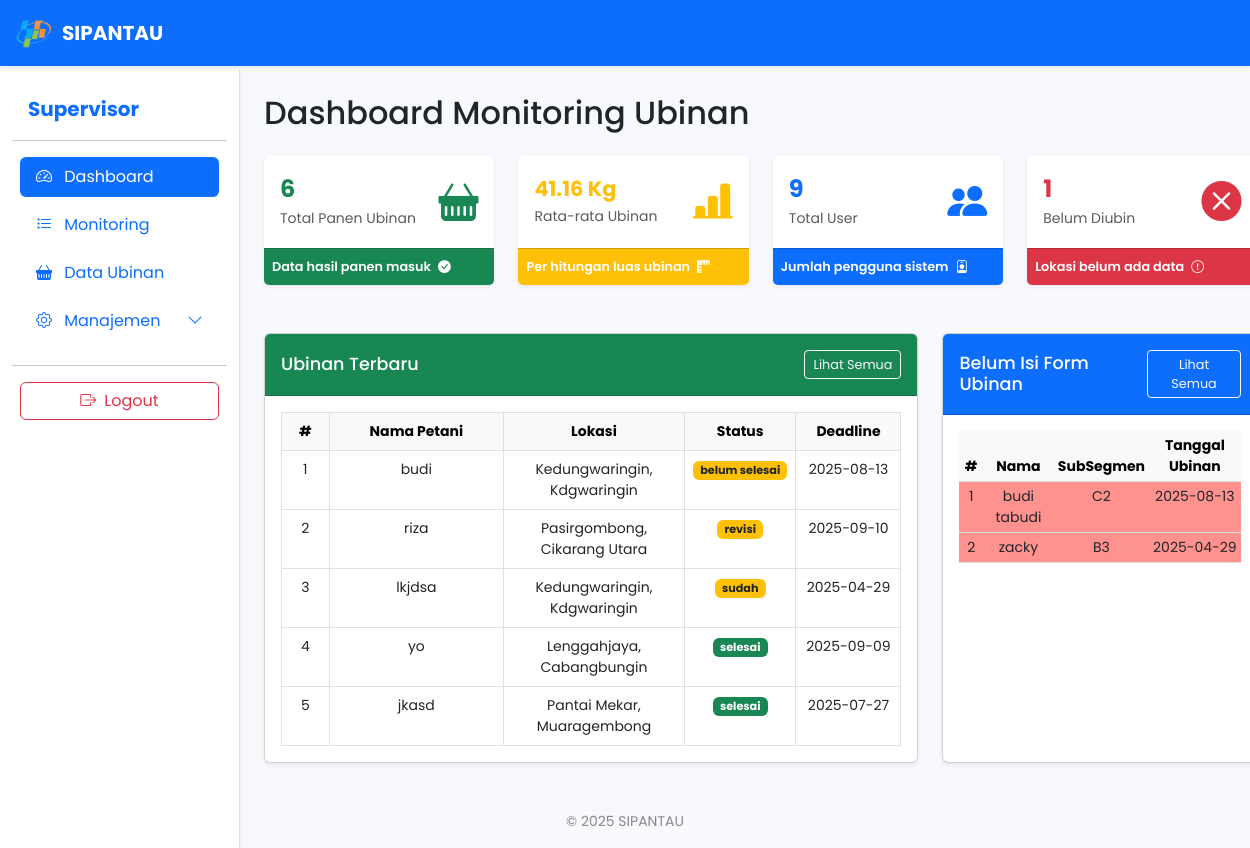
The page /service/super-admin/super_admin.php (signed in) on the database its author committed.
### tables this page shows
CREATE TABLE `monitoring_data_panen` (
  `id` int(11) NOT NULL,
  `nama_petani` varchar(100) NOT NULL,
  `desa` varchar(100) NOT NULL,
  `kecamatan` varchar(100) NOT NULL,
  `tanggal_panen` date NOT NULL,
  `subround` int(11) NOT NULL,
  `foto_serah_terima` varchar(255) NOT NULL,
  `foto_bukti_plot_ubinan` varchar(255) NOT NULL,
  `foto_berat_timbangan` varchar(255) NOT NULL,
  `berat_plot` decimal(10,2) DEFAULT NULL,
  `gkp` decimal(10,2) DEFAULT NULL,
  `gkg` decimal(10,2) DEFAULT NULL,
  `ku` decimal(10,2) DEFAULT NULL,
  `status` enum('belum selesai','selesai','tidak bisa','revisi','sudah') DEFAULT 'belum selesai',
  `user_id` int(11) NOT NULL,
  `nomor_segmen` varchar(9) NOT NULL,
  `nomor_sub_segmen` varchar(2) NOT NULL,
  `created_at` timestamp NOT NULL DEFAULT current_timestamp(),
  `updated_at` timestamp NULL DEFAULT NULL,
  `note_revisi` text DEFAULT NULL,
  `revised_at` timestamp NULL DEFAULT NULL,
  `revised_by` varchar(100) DEFAULT NULL
);

### service/super-admin/super_admin.php (the view, shortened to what this page needs)
<?php
include '../../config/koneksi.php';
$q_avg_ubinan = mysqli_query($conn, "SELECT AVG(ku) AS avg_ubinan FROM monitoring_data_panen WHERE status = 'selesai' AND ku IS NOT NULL AND ku != ''");
$avg_ubinan = mysqli_fetch_assoc($q_avg_ubinan)['avg_ubinan'] ?? 0;
$q_belum_diubin = mysqli_query($conn, "SELECT COUNT(*) AS total FROM monitoring_data_panen WHERE status = 'belum selesai'");
$belum_diubin = mysqli_fetch_assoc($q_belum_diubin)['total'] ?? 0;
$jumlah_panen = mysqli_fetch_assoc(mysqli_query($conn, "SELECT COUNT(*) AS total FROM monitoring_data_panen"))['total'];
$jumlah_user = mysqli_fetch_assoc(mysqli_query($conn, "SELECT COUNT(*) AS total FROM users"))['total'];
$q_ubinan = mysqli_query($conn, "SELECT id, nama_petani, desa, kecamatan, status, tanggal_panen FROM monitoring_data_panen ORDER BY created_at DESC LIMIT 5");
$q_user = mysqli_query($conn, "
    SELECT DISTINCT u.nama_lengkap, m.nomor_sub_segmen, m.tanggal_panen
    FROM users u
    JOIN monitoring_data_panen m ON u.id = m.user_id
    WHERE (m.status = 'belum selesai' OR m.status = 'sudah')
    ORDER BY m.tanggal_panen DESC
    LIMIT 10
");
?>
<!DOCTYPE html>
<html lang="id">
<head>
    <link href="https://cdn.jsdelivr.net/npm/bootstrap@5.3.0/dist/css/bootstrap.min.css" rel="stylesheet">
    <link href="https://cdn.jsdelivr.net/npm/bootstrap-icons@1.10.5/font/bootstrap-icons.css" rel="stylesheet">
</head>
<body>
<nav class="navbar navbar-expand-lg navbar-dark bg-primary shadow-sm fixed-top" style="z-index:1040;">
    <div class="container-fluid">
        <a class="navbar-brand d-flex align-items-center" href="#">
            <img src="../../assets/logo.png" alt="Logo BPS" height="40" class="me-2">
            SIPANTAU
        </a>
    </div>
</nav>
<div class="container-fluid" style="padding-top:70px;">
  <div class="row">
    <nav class="col-lg-2 d-none d-lg-block sidebar position-fixed bg-white border-end shadow-sm py-4" style="height:100vh; z-index:1030;">
      <div class="position-sticky">
        <a href="#" class="d-flex align-items-center mb-3 mb-md-0 me-md-auto text-primary text-decoration-none px-3">
          <span class="fs-5 fw-bold">Supervisor</span>
        </a>
        <hr>
        <ul class="nav nav-pills flex-column mb-auto px-2">
          <li class="nav-item mb-2">
            <a href="super_admin.php" class="nav-link active" aria-current="page">
              <i class="bi bi-speedometer2 me-2"></i> Dashboard
            </a>
          </li>
          <li class="nav-item mb-2">
              <a href="monitoring.php" class="nav-link">
                  <i class="bi bi-list-task me-2"></i> Monitoring
              </a>
          </li>
          <li class="nav-item mb-2">
            <a href="monitoring_panen.php" class="nav-link text-primary">
              <i class="bi bi-basket-fill me-2"></i> Data Ubinan
            </a>
          </li>
          <li class="nav-item mb-2">
            <a class="nav-link text-primary d-flex justify-content-between align-items-center" data-bs-toggle="collapse" href="#manajemenMenu" role="button" aria-expanded="false" aria-controls="manajemenMenu">
              <span><i class="bi bi-gear me-2"></i> Manajemen</span>
              <i class="bi bi-chevron-down"></i>
            </a>
          </li>
        </ul>
        <hr>
        <div class="px-2">
          <a href="../../auth/logout.php" class="btn btn-outline-danger w-100"><i class="bi bi-box-arrow-right me-2"></i>Logout</a>
        </div>
      </div>
    </nav>
    <main id="mainContent" class="col-12 col-lg-10 px-2 px-md-4" style="margin-left:240px;">
      <div class="d-flex justify-content-between align-items-center mb-3 mb-md-4 pt-3 pt-md-4">
        <h2 class="mb-0">Dashboard Monitoring Ubinan</h2>
      </div>
      <div class="row g-2 g-md-3 g-lg-4">
        <div class="col-12 col-sm-6 col-lg-3">
            <div class="card shadow-sm border-0 h-100">
                <div class="card-body p-2 p-md-3">
                    <div class="d-flex justify-content-between align-items-center">
                        <div class="flex-grow-1">
                            <h3 class="text-success fw-bold mb-1" style="font-size: clamp(1rem, 2.5vw, 1.5rem);"><?= $jumlah_panen; ?></h3>
                            <p class="mb-0 text-muted" style="font-size: clamp(0.7rem, 1.5vw, 0.875rem);">Total Panen Ubinan</p>
                        </div>
                        <i class="bi bi-basket-fill text-success ms-2" style="font-size: clamp(1.5rem, 4vw, 2.5rem);"></i>
                    </div>
                </div>
                <div class="card-footer bg-success text-white fw-semibold p-2" style="font-size: clamp(0.6rem, 1.2vw, 0.8rem);">
                    Data hasil panen masuk <i class="bi bi-check-circle-fill ms-1"></i>
                </div>
            </div>
        </div>
        <div class="col-12 col-sm-6 col-lg-3">
            <div class="card shadow-sm border-0 h-100">
                <div class="card-body p-2 p-md-3">
                    <div class="d-flex justify-content-between align-items-center">
                        <div class="flex-grow-1">
                            <h3 class="text-warning fw-bold mb-1" style="font-size: clamp(0.8rem, 2vw, 1.3rem);"><?= number_format($avg_ubinan, 2); ?> Kg</h3>
                            <p class="mb-0 text-muted" style="font-size: clamp(0.7rem, 1.5vw, 0.875rem);">Rata-rata Ubinan</p>
                        </div>
                        <i class="bi bi-bar-chart-line-fill text-warning ms-2" style="font-size: clamp(1.5rem, 4vw, 2.5rem);"></i>
                    </div>
                </div>
                <div class="card-footer bg-warning text-white fw-semibold p-2" style="font-size: clamp(0.6rem, 1.2vw, 0.8rem);">
                    Per hitungan luas ubinan <i class="bi bi-rulers ms-1"></i>
                </div>
            </div>
        </div>
        <div class="col-12 col-sm-6 col-lg-3">
            <div class="card shadow-sm border-0 h-100">
                <div class="card-body p-2 p-md-3">
                    <div class="d-flex justify-content-between align-items-center">
                        <div class="flex-grow-1">
                            <h3 class="text-primary fw-bold mb-1" style="font-size: clamp(1rem, 2.5vw, 1.5rem);"><?= $jumlah_user; ?></h3>
                            <p class="mb-0 text-muted" style="font-size: clamp(0.7rem, 1.5vw, 0.875rem);">Total User</p>
                        </div>
                        <i class="bi bi-people-fill text-primary ms-2" style="font-size: clamp(1.5rem, 4vw, 2.5rem);"></i>
                    </div>
                </div>
                <div class="card-footer bg-primary text-white fw-semibold p-2" style="font-size: clamp(0.6rem, 1.2vw, 0.8rem);">
                    Jumlah pengguna sistem <i class="bi bi-person-badge ms-1"></i>
                </div>
            </div>
        </div>
        <div class="col-12 col-sm-6 col-lg-3">
            <div class="card shadow-sm border-0 h-100">
                <div class="card-body p-2 p-md-3">
                    <div class="d-flex justify-content-between align-items-center">
                        <div class="flex-grow-1">
                            <h3 class="text-danger fw-bold mb-1" style="font-size: clamp(1rem, 2.5vw, 1.5rem);"><?= $belum_diubin; ?></h3>
                            <p class="mb-0 text-muted" style="font-size: clamp(0.7rem, 1.5vw, 0.875rem);">Belum Diubin</p>
                        </div>
                        <i class="bi bi-x-circle-fill text-danger ms-2" style="font-size: clamp(1.5rem, 4vw, 2.5rem);"></i>
                    </div>
                </div>
                <div class="card-footer bg-danger text-white fw-semibold p-2" style="font-size: clamp(0.6rem, 1.2vw, 0.8rem);">
                    Lokasi belum ada data <i class="bi bi-exclamation-circle ms-1"></i>
                </div>
            </div>
        </div>
      </div>
      <div class="mt-3 mt-md-4 mt-lg-5">
        <div class="row g-2 g-md-3 g-lg-4">
          <div class="col-12 col-xl-8 mb-3 mb-xl-0">
            <div class="card shadow-sm h-100">
              <div class="card-header bg-success text-white d-flex justify-content-between align-items-center p-2 p-md-3">
                <h5 class="mb-0" style="font-size: clamp(0.9rem, 2vw, 1.1rem);">Ubinan Terbaru</h5>
                <a href="monitoring_panen.php" class="btn btn-outline-light btn-sm" style="font-size: clamp(0.7rem, 1.5vw, 0.8rem);">Lihat Semua</a>
              </div>
              <div class="card-body p-1 p-md-2 p-lg-3">
                <div class="table-responsive">
                  <table class="table table-bordered table-hover mb-0" style="font-size: clamp(0.7rem, 1.5vw, 0.875rem);">
                    <thead class="table-light">
                      <tr class="text-center">
                        <th style="width: 8%;">#</th>
                        <th style="width: 30%;">Nama Petani</th>
                        <th class="d-none d-lg-table-cell" style="width: 30%;">Lokasi</th>
                        <th style="width: 15%;">Status</th>
                        <th style="width: 17%;">Deadline</th>
                      </tr>
                    </thead>
                    <tbody>
                      <?php
                      $no = 1;
                      while ($row = mysqli_fetch_assoc($q_ubinan)): ?>
                      <tr class="table-row-link" data-href="detail_panen.php?id=<?= $row['id']; ?>">
                        <td class="text-center"><?= $no++; ?></td>
                        <td class="text-center"><?= htmlspecialchars($row['nama_petani']); ?></td>
                        <td class="text-center d-none d-lg-table-cell"><?= htmlspecialchars($row['desa'] . ', ' . $row['kecamatan']); ?></td>
                        <td class="text-center">
                          <span class="badge <?= $row['status'] == 'selesai' ? 'bg-success' : 'bg-warning text-dark' ?>" style="font-size: 0.7rem;">
                            <?= htmlspecialchars($row['status']); ?>
                          </span>
                        </td>
                        <td class="text-center text-nowrap"><?= htmlspecialchars($row['tanggal_panen']); ?></td>
                      </tr>
                      <?php endwhile; ?>
                    </tbody>
                  </table>
                </div>
              </div>
            </div>
          </div>
          <div class="col-12 col-xl-4">
            <div class="card shadow-sm h-100">
              <div class="card-header bg-primary text-white d-flex justify-content-between align-items-center p-2 p-md-3">
                <h5 class="mb-0" style="font-size: clamp(0.9rem, 2vw, 1.1rem);">Belum Isi Form Ubinan</h5>
                <a href="monitoring.php" class="btn btn-outline-light btn-sm" style="font-size: clamp(0.7rem, 1.5vw, 0.8rem);">Lihat Semua</a>
              </div>
              <div class="card-body p-1 p-md-2 p-lg-3">
                <div class="table-responsive">
                  <table class="table table-sm table-hover mb-0" style="font-size: clamp(0.7rem, 1.5vw, 0.875rem);">
                    <thead class="table-light">
                      <tr>
                        <th class="text-center" style="width: 10%;">#</th>
                        <th class="text-center" style="width: 35%;">Nama</th>
                        <th class="text-center d-none d-md-table-cell" style="width: 25%;">SubSegmen</th>
                        <th class="text-center" style="width: 30%;">Tanggal Ubinan</th>
                      </tr>
                    </thead>
                    <tbody>
                      <?php
                        $no = 1;
                        $today = new DateTime();
                        while ($row = mysqli_fetch_assoc($q_user)):
                          $tgl_ubinan = new DateTime($row['tanggal_panen']);
                          $diff = $today->diff($tgl_ubinan)->days;
                          $isPast = $tgl_ubinan < $today;
                          $isSoon = !$isPast && $diff <= 7;
                          if ($isPast) {
                            $rowClass = 'tr-deadline-lewat';
                          } elseif ($isSoon) {
                            $rowClass = 'tr-deadline-segera';
                          } else {
                            $rowClass = 'tr-deadline-aman';
                          }
                      ?>
                    <tr class="<?= $rowClass ?>">
                      <td class="text-center"><?= $no++; ?></td>
                      <td class="text-center"><?= htmlspecialchars($row['nama_lengkap']); ?></td>
                      <td class="text-center d-none d-md-table-cell"><?= htmlspecialchars($row['nomor_sub_segmen']); ?></td>
                      <td class="text-center text-nowrap"><?= htmlspecialchars($row['tanggal_panen']); ?></td>
                    </tr>
                      <?php endwhile; ?>
                    </tbody>
                  </table>
                </div>
              </div>
            </div>
          </div>
        </div>
      </div>
    </div>
  </div>
<footer class="text-center mt-5 mb-3">
    &copy; <?= date('Y'); ?> SIPANTAU
</footer>
</body>
</html>

### service/super-admin/super_admin.php (style rules this page uses)
body { background-color: #f8f9fc; font-family: 'Poppins', sans-serif; overflow-x: hidden; }
.navbar-brand { font-weight: bold; }
.table-row-link { cursor: pointer; transition: background 0.15s, box-shadow 0.15s; }
@media (min-width: 992px) { #mainContent { margin-left: 240px !important; } }
@media (min-width: 992px) { .sidebar { width: 240px; } }
.tr-deadline-lewat td { background-color: rgb(255, 146, 142) !important; color: blank; }
footer { margin-top: 60px; font-size: 14px; color: #888; }

### rows shown on the page
monitoring_data_panen: nama_petani "budi", desa+kecamatan "Kedungwaringin, Kdgwaringin", status "belum selesai", tanggal_panen "2025-08-13"
monitoring_data_panen: nama_petani "riza", desa+kecamatan "Pasirgombong, Cikarang Utara", status "revisi", tanggal_panen "2025-09-10"
monitoring_data_panen: nama_petani "lkjdsa", desa+kecamatan "Kedungwaringin, Kdgwaringin", status "sudah", tanggal_panen "2025-04-29"
monitoring_data_panen: nama_petani "yo", desa+kecamatan "Lenggahjaya, Cabangbungin", status "selesai", tanggal_panen "2025-09-09"
monitoring_data_panen: nama_petani "jkasd", desa+kecamatan "Pantai Mekar, Muaragembong", status "selesai", tanggal_panen "2025-07-27"

### other values the page prints
$jumlah_panen "6"
$avg_ubinan "41.16"
$jumlah_user "9"
$belum_diubin "1"
$row['nama_lengkap'] "budi tabudi"
$row['nomor_sub_segmen'] "C2"
$row['tanggal_panen'] "2025-08-13"
$row['nama_lengkap'] "zacky"
$row['nomor_sub_segmen'] "B3"
$row['tanggal_panen'] "2025-04-29"
